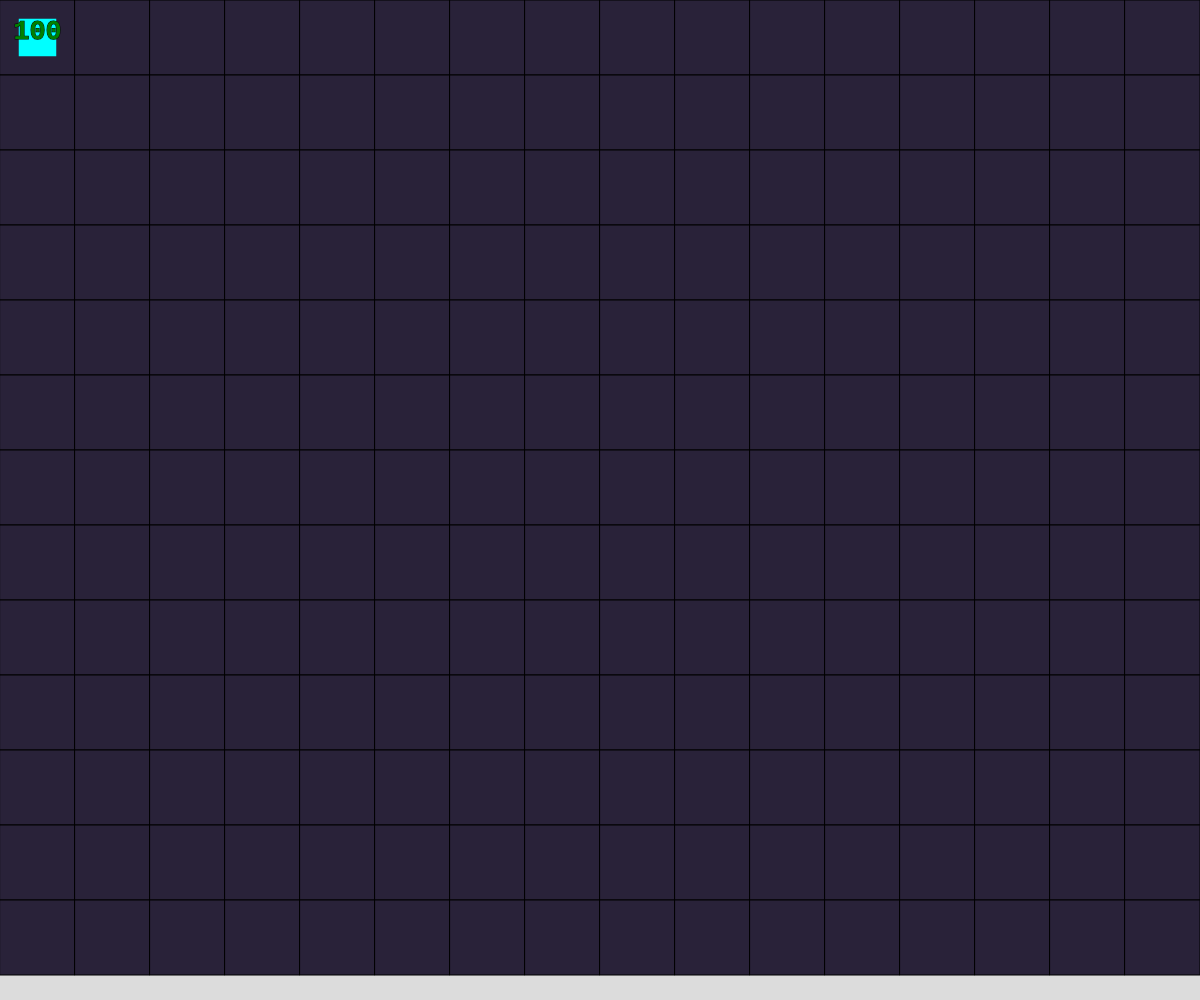
Frame 1 (no input)
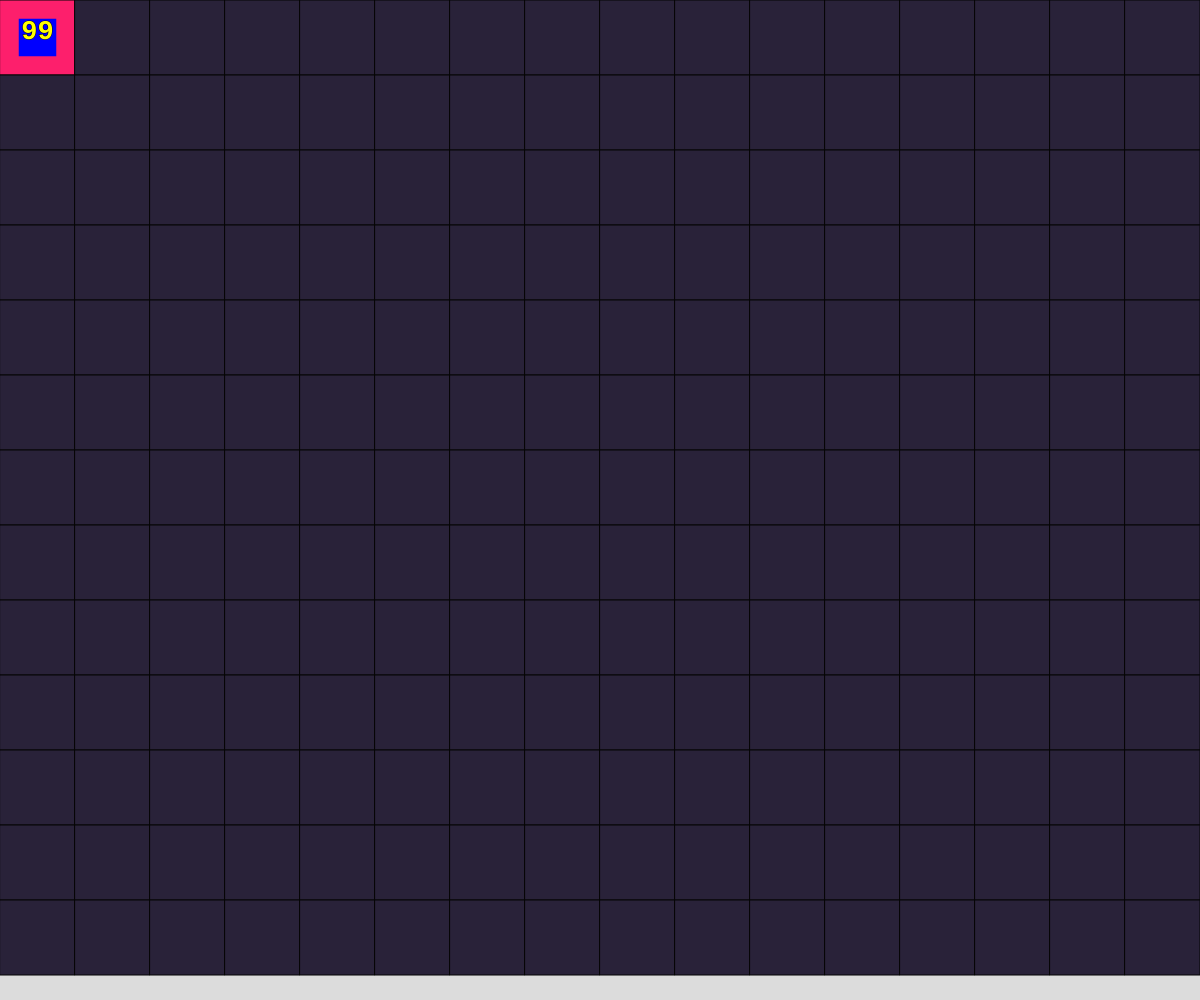
Frame 60 (no input)
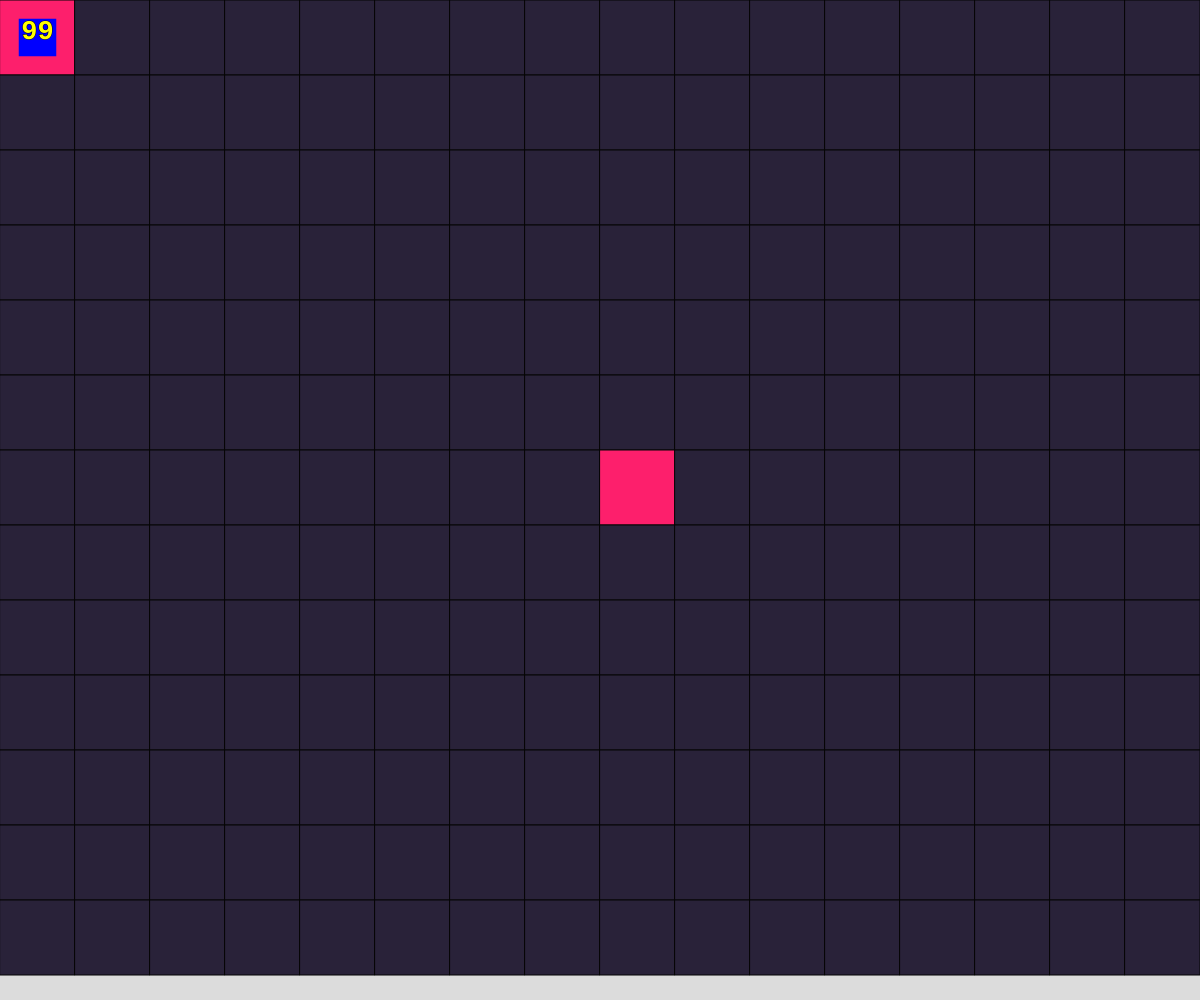
Frame 120 (the mouse pressed at the canvas centre since frame 60)

The p5.js sketch that drew these frames (run headless with seeded random() and noise() and a simulated clock; from frame 60 on, the mouse is pressed at the canvas centre):

// p5.js sketch
// ── sketch.js
// 2D Grid Assignment
// Tareen Perera
// Oct 27, 2023
//
// Extra for Experts:
// - Used textFont()
// - Used setTimeout() function to change the grid number to 4 after a bit of time has passed

let grid;
let cellSize = 75;
let rows;
let columns; 
// const GRID_SIZE = 10;
let player;
let linesAttack = false;

function setup() {
  createCanvas(windowWidth, windowHeight);

  // if (height > width) {
  //   cellSize = width/GRID_SIZE;
  // }
  // else {
  //   cellSize = height/GRID_SIZE;
  // }

  columns = floor(windowHeight/cellSize);
  rows = floor(windowWidth/cellSize);

  player = {
    x: 0,
    y: 0,
    size: cellSize/2,
    livesMax: 100,
    lives: 100,
    iFrame: false,
    iFrameTimer: 0,
    color: "cyan",
  };

  grid = makeEmptyGrid(columns, rows);
}

function draw() {
  background(220);
  displayGrid();
  displayPlayer();
  livesSystem();
  spawnOnPlayer();
  if (linesAttack) {
    setTimeout(() => {
      spawnLines; 
    }, 1000);
  }  
}

function spawnLines() {
  let lineX = random(rows);
  for (let lineY = 0; lineY < columns; lineY++) {
    setTimeout(() => {
      grid[lineY][lineX] = 1; 
    }, 1000);
  }
}


function spawnOnPlayer() {
  if (grid[player.y][player.x] === 0) {
    grid[player.y][player.x] = 1;
  }
}

function gameOver() {
  textSize(750/columns);
  fill("white");
  textWrap(WORD);
  text("Game Over!", 5 * cellSize, 5 * cellSize, cellSize * 10, cellSize);
  player.color = "cyan";
}

function livesSystem() {
  if (grid[player.y][player.x] === 4 && player.iFrame === false && player.lives > 0) {
    player.lives -= 1;
    player.iFrame = true;
    player.iFrameTimer = millis() + 2000;
    player.color = "blue";
  }
  if (player.lives <= 0) {
    gameOver();
  }
  if (millis() > player.iFrameTimer) {
    player.iFrame = false;
    player.color = "cyan";
  }
}

function displayPlayer() {
  noStroke();
  rectMode(CENTER);
  textAlign(CENTER);
  fill(player.color);
  rect(player.x * cellSize + cellSize/2, player.y * cellSize + cellSize/2, player.size, player.size);

  if (player.lives === player.livesMax) {
    fill("green");
  }
  else if (player.lives < player.livesMax && player.lives > 1) {
    fill("yellow");
  }
  else {
    fill("red");
  }
  stroke(5);
  textFont("Courier New", 40 - columns);
  textStyle(BOLD);
  text(player.lives, player.x * cellSize + cellSize/2, player.y * cellSize + cellSize/2, player.size, player.size);
  rectMode(CORNER);
}

function keyTyped() {
  // Player movement
  if (key === "s" && player.y < columns - 1 && player.lives > 0) {
    player.y = player.y + 1;
  }
  if (key === "w" && player.y > 0 && player.lives > 0) {
    player.y = player.y - 1;
  }
  if (key === "d" && player.x < rows - 1 && player.lives > 0) {
    player.x = player.x + 1;
  }
  if (key === "a" && player.x > 0 && player.lives > 0) {
    player.x = player.x - 1;
  }

  // Other functions
  if (key === " ") {
    linesAttack = !linesAttack;
  }
}

function mousePressed() {
  let y = Math.floor(mouseY/cellSize);
  let x = Math.floor(mouseX/cellSize);

  if (grid[y][x] === 0) {
    grid[y][x] = 1;
  }
  else if (grid[y][x] === 4) {
    grid[y][x] = 0;
  }
}

function displayGrid() {
  for (let y = 0; y < columns; y++) {
    for (let x = 0; x < rows; x++) {
      if (grid[y][x] === 0) {
        fill(41,34,57);
      }
      if (grid[y][x] === 1) {
        fill(170, 21, 87);
        rect(x * cellSize, y * cellSize, cellSize, cellSize);
        // grid[y][x] = 4;
        setTimeout(() => {
          grid[y][x] = 4; 
        }, 1000);
      }
      if (grid[y][x] === 4) {
        fill(253, 31, 108);
      } 
      rect(x * cellSize, y * cellSize, cellSize, cellSize);
    }
  }
}

function makeEmptyGrid(cols, rows) {
  let randomArray = [];
  for (let y = 0; y < cols; y++) {
    randomArray.push([]);
    for (let x = 0; x < rows; x++) {
      randomArray[y].push(0);
    }
  }
  return randomArray;
}
